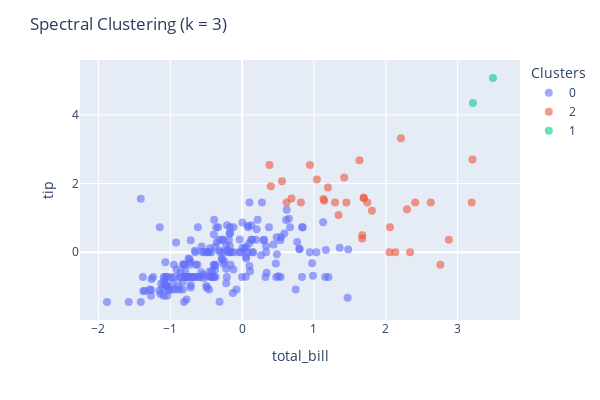

This figure's notebook cell:
### Code cell
# Spectral Clustering (k = 3)
spectral3 = SpectralClustering(n_clusters=3, random_state=123).fit(features_scaled)

cv_1.plot_clusters(spectral3.labels_, title='Spectral Clustering (k = 3)')

### Figure 1 — Plotly figure (JSON) as saved in the notebook; plotly's stock layout.template omitted (floating-point values rounded to 4 significant figures; data arrays with more than 128 entries replaced by an {"elided": "..."} marker saying what was removed)
{"data": [{"hovertemplate": "color=0<br>x=%{x}<br>y=%{y}<extra></extra>", "legendgroup": "0", "marker": {"color": "#636efa", "opacity": 0.6, "size": 8, "symbol": "circle"}, "mode": "markers", "name": "0", "orientation": "v", "showlegend": true, "type": "scatter", "x": {"elided": "208 float values"}, "xaxis": "x", "y": {"elided": "208 float values"}, "yaxis": "y"}, {"hovertemplate": "color=2<br>x=%{x}<br>y=%{y}<extra></extra>", "legendgroup": "2", "marker": {"color": "#EF553B", "opacity": 0.6, "size": 8, "symbol": "circle"}, "mode": "markers", "name": "2", "orientation": "v", "showlegend": true, "type": "scatter", "x": [1.742, 2.21, 1.293, 1.195, 1.42, 1.691, 2.051, 3.206, 0.6184, 1.451, 1.693, 0.5543, 2.294, 2.759, 2.058, 1.142, 1.634, 2.409, 0.8176, 1.133, 3.195, 1.342, 1.671, 1.673, 0.3989, 2.877, 0.3809, 2.337, 2.625, 2.132, 0.6871, 0.9437, 1.806, 1.041], "xaxis": "x", "y": [1.45, 3.318, 1.45, 1.884, 2.174, 1.595, 0.001247, 2.703, 1.45, 1.45, 1.573, 2.065, 1.254, -0.3609, 0.7255, 1.5, 2.681, 1.45, 1.45, 1.551, 1.45, 1.088, 0.3996, 0.4937, 1.92, 0.3634, 2.536, 0.001247, 1.45, 0.001247, 1.566, 2.536, 1.211, 2.116], "yaxis": "y"}, {"hovertemplate": "color=1<br>x=%{x}<br>y=%{y}<extra></extra>", "legendgroup": "1", "marker": {"color": "#00cc96", "opacity": 0.6, "size": 8, "symbol": "circle"}, "mode": "markers", "name": "1", "orientation": "v", "showlegend": true, "type": "scatter", "x": [3.492, 3.213], "xaxis": "x", "y": [5.071, 4.347], "yaxis": "y"}], "layout": {"coloraxis": {"showscale": false}, "height": 400, "legend": {"title": {"text": "Clusters"}, "tracegroupgap": 0}, "margin": {"t": 60}, "showlegend": true, "title": {"text": "Spectral Clustering (k = 3)"}, "width": 600, "xaxis": {"anchor": "y", "domain": [0, 1], "title": {"text": "total_bill"}}, "yaxis": {"anchor": "x", "domain": [0, 1], "title": {"text": "tip"}}}}
